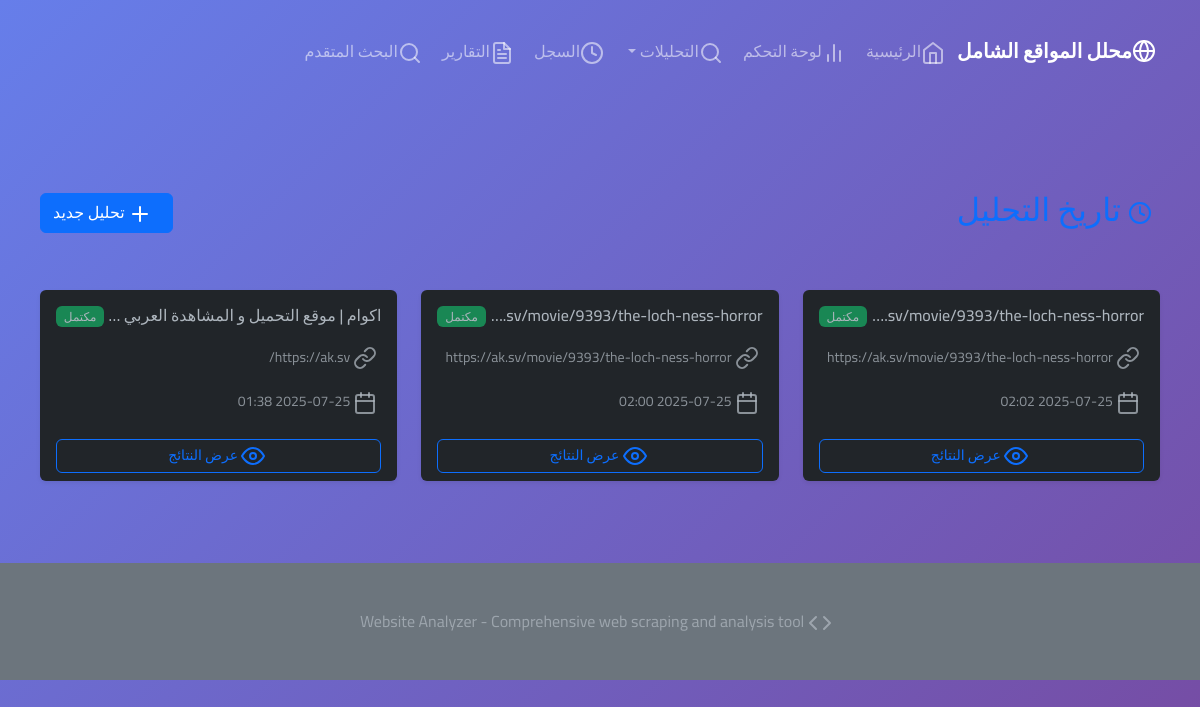
Before: /history with the older database file.
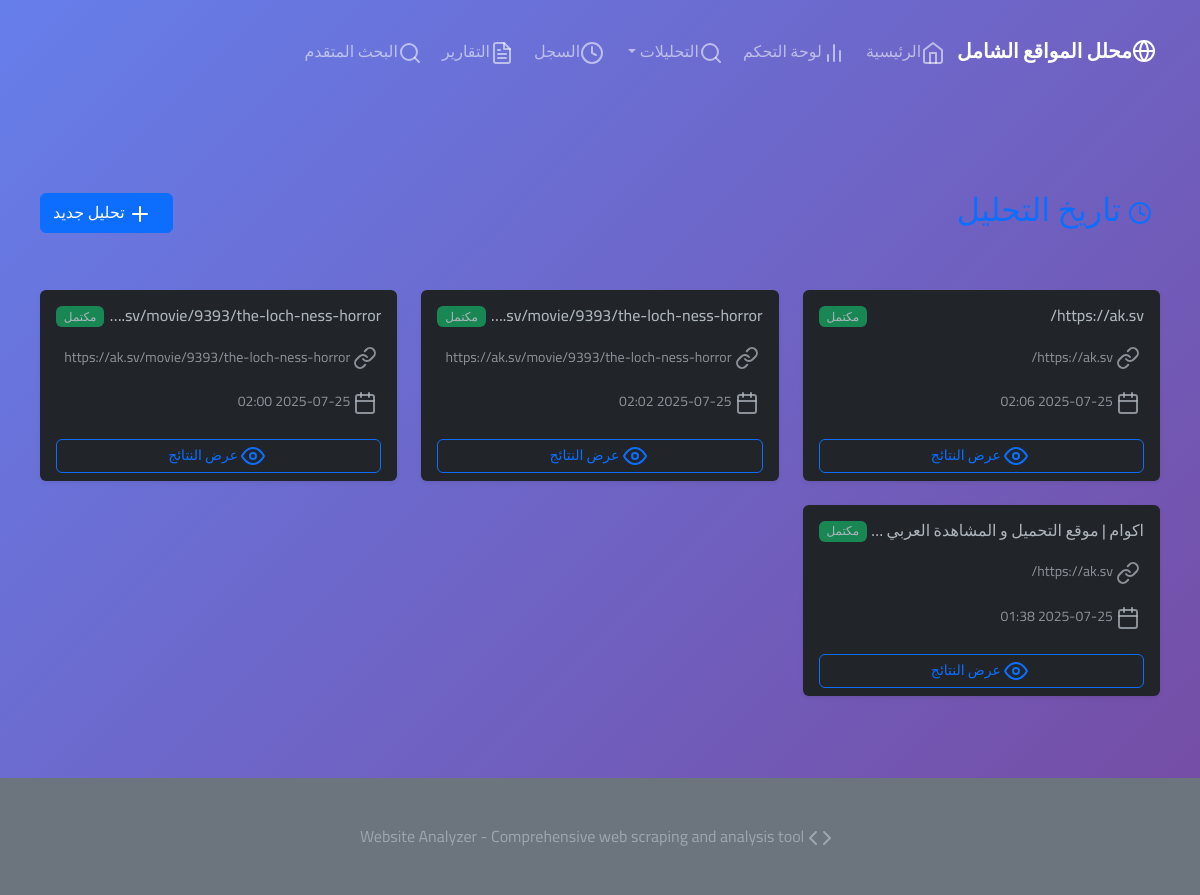
After: the same page with the newer database file.
### models.py (models this page shows, shortened)
class ScrapeResult(db.Model):
    id = db.Column(db.Integer, primary_key=True)
    url = db.Column(db.String(500), nullable=False)
    title = db.Column(db.String(200))
    status = db.Column(db.String(20), default='pending')  # pending, completed, failed
    created_at = db.Column(db.DateTime, default=datetime.utcnow)
    completed_at = db.Column(db.DateTime)
    structure_data = db.Column(db.Text)  # HTML structure analysis
    assets_data = db.Column(db.Text)     # Images, CSS, JS files
    technology_data = db.Column(db.Text) # Tech stack identification
    seo_data = db.Column(db.Text)        # SEO analysis
    navigation_data = db.Column(db.Text) # Site navigation structure
    error_message = db.Column(db.Text)
    recreation_guide = db.Column(db.Text)  # Complete recreation guide
    arabic_report = db.Column(db.Text)     # Arabic comprehensive report
    ad_blocking_stats = db.Column(db.Text) # Ad blocking statistics
    analysis_type = db.Column(db.String(50), default='basic')  # Type of analysis
    data = db.Column(db.Text)  # Additional data storage
    timestamp = db.Column(db.DateTime, default=datetime.utcnow)  # Analysis timestamp

### enhanced_routes.py (the view)
@app.route('/history')
def history():
    try:
        results = ScrapeResult.query.order_by(ScrapeResult.created_at.desc()).limit(50).all()
        return render_template('history.html', results=results)
    except Exception as e:
        logging.error(f"Error loading history: {e}")
        return render_template('history.html', results=[])

### templates/history.html (shortened to what this page needs)
{% extends "base.html" %}
{% block content %}
<div class="container mt-4">
    <div class="row">
        <div class="col-12">
            <div class="d-flex justify-content-between align-items-center mb-4">
                <h2 class="text-primary">
                    <i data-feather="clock" class="me-2"></i>
                </h2>
                <a href="{{ url_for('index') }}" class="btn btn-primary">
                    <i data-feather="plus" class="me-2"></i>
                    تحليل جديد
                </a>
            </div>
            {% if results %}
                <div class="row">
                    {% for result in results %}
                        <div class="col-md-6 col-lg-4 mb-4">
                            <div class="card h-100 border-0 shadow-sm">
                                <div class="card-body">
                                    <div class="d-flex justify-content-between align-items-start mb-2">
                                        <h6 class="card-title text-truncate" title="{{ result.title or result.url }}">
                                            {{ result.title or result.url }}
                                        </h6>
                                        {% if result.status == 'completed' %}
                                            <span class="badge bg-success">مكتمل</span>
                                        {% elif result.status == 'failed' %}
                                            <span class="badge bg-danger">فشل</span>
                                        {% elif result.status == 'processing' %}
                                            <span class="badge bg-warning">جاري المعالجة</span>
                                        {% else %}
                                            <span class="badge bg-secondary">في الانتظار</span>
                                        {% endif %}
                                    </div>
                                    <p class="card-text">
                                        <small class="text-muted">
                                            <i data-feather="link" class="feather-sm me-1"></i>
                                            {{ result.url }}
                                        </small>
                                    </p>
                                    <p class="card-text">
                                        <small class="text-muted">
                                            <i data-feather="calendar" class="feather-sm me-1"></i>
                                            {{ result.created_at.strftime('%Y-%m-%d %H:%M') }}
                                        </small>
                                    </p>
                                </div>
                                <div class="card-footer bg-transparent border-0">
                                    <a href="{{ url_for('results', result_id=result.id) }}"
                                       class="btn btn-outline-primary btn-sm w-100">
                                        <i data-feather="eye" class="feather-sm me-1"></i>
                                        عرض النتائج
                                    </a>
                                </div>
                            </div>
                        </div>
                    {% endfor %}
                </div>
            {% endif %}
        </div>
    </div>
</div>
{% endblock %}

Changed rows visible on the page:
added ScrapeResult: title+url "https://ak.sv/", status "مكتمل", url "https://ak.sv/", created_at "2025-07-25 02:06"
